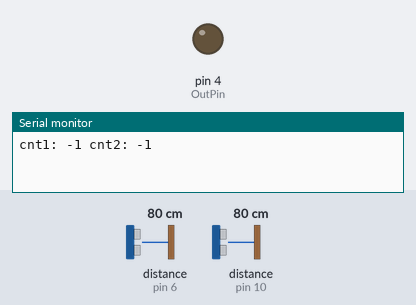
The sketch below on a simulated Arduino Uno, built with avr-gcc and run on an emulated ATmega328P. Shown: output pins drawn as LEDs (lit = HIGH), the last lines printed to the serial monitor. Wiring (inferred from the names in the program): 2 × ultrasonic range finder: trigger pin 5, echo pin 6 / trigger pin 9, echo pin 10. The test bench sets the inputs (shaded band); at power-on: distance to the obstacle (sensors on pin 6, pin 10) 80 cm. The echo pulse lasts 58.3 µs per cm; pins used as bus, display or sensor lines are not drawn.

Above: at 1.8 s.
1.9 s: distance to the obstacle (sensor on pin 6) set to 18 cm
5.5 s: distance to the obstacle (sensor on pin 6) set to 14 cm
8.0 s: distance to the obstacle (sensor on pin 6) set to 6 cm
At 11.8 s:
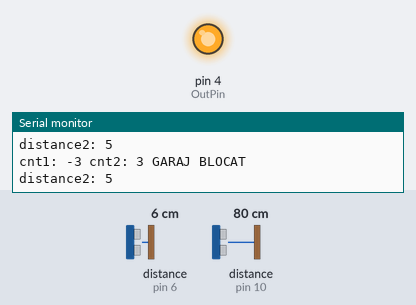
12.1 s: distance to the obstacle (sensor on pin 6) set to 3 cm
At 18.8 s:
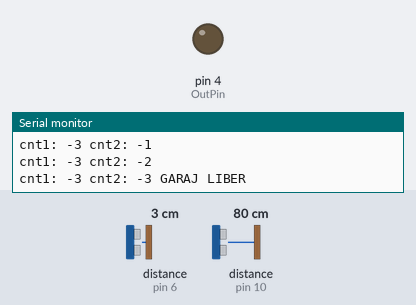
Timing chart, 0 to 19.6 s (numbered marks = the images above; inputs shaded):
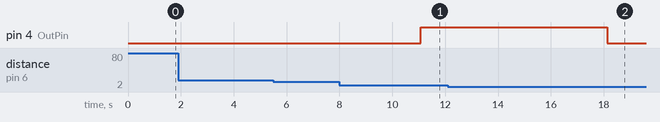

The sketch:

UNO_2SRH_v03.ino
```cpp
// Ultrasonic Sensor HC-SR04

// Define pins numbers
const int trigPin1 = 9;
const int echoPin1 = 10;

const int trigPin2 = 5;
const int echoPin2 = 6;

const int OutPin = 4; // Input for ESP

// Define variables
long duration1, duration2;
int distance1, distance2;

int cnt1 = 0, cnt2 = 0;
int lim_cnt = 3;

void setup() {
  pinMode(trigPin1, OUTPUT); // Sets the trigPin1 as an Output
  pinMode(echoPin1, INPUT); // Sets the echoPin1 as an Input

  pinMode(trigPin2, OUTPUT); // Sets the trigPin1 as an Output
  pinMode(echoPin2, INPUT); // Sets the echoPin1 as an Input

  pinMode(OutPin, OUTPUT); // Sets the trigPin1 as an Output
  digitalWrite(OutPin, LOW);

  Serial.begin(115200); // Starts the serial communication
}

void loop() {

  Serial.println();

  // Clears the trigPin1
  digitalWrite(trigPin1, LOW);
  delayMicroseconds(2);

  // Sets the trigPin1 on HIGH state for 10 microseconds
  digitalWrite(trigPin1, HIGH);
  delayMicroseconds(10);
  digitalWrite(trigPin1, LOW);

  // Reads the echoPin1, returns the sound wave travel time in microseconds
  duration1 = pulseIn(echoPin1, HIGH, 500000);

  // Calculating the distance2
  distance1 = duration1 * 0.034 / 2;

  // If the object is not too close or too far
  if (distance1 != 0 and distance1 > 3 and distance1 < 16) {
    // Prints the distance1 on the Serial Monitor
    Serial.print("distance1: ");
    Serial.println(distance1);

    // Increment contor when the sensor detects something
    if (cnt1 < lim_cnt) cnt1++;
  } else {
    // Decrement contor when the sensor is free
    if (cnt1 > -1 * lim_cnt) cnt1--;
  }
  delay(500);

  // Clears the trigPin2
  digitalWrite(trigPin2, LOW);
  delayMicroseconds(2);

  // Sets the trigPin2 on HIGH state for 10 micro seconds
  digitalWrite(trigPin2, HIGH);
  delayMicroseconds(10);
  digitalWrite(trigPin2, LOW);

  // Reads the echoPin2, returns the sound wave travel time in microseconds
  duration2 = pulseIn(echoPin2, HIGH, 500000);//[us]

  // Calculating the distance2
  distance2 = duration2 * 0.034 / 2;

  // If the object is not too close or too far
  if (distance2 != 0 and distance2 > 3 and distance2 < 16) {

    // Prints the distance2 on the Serial Monitor
    Serial.print("distance2: ");
    Serial.println(distance2);

    // Increment contor when the sensor detects something
    if (cnt2 < lim_cnt) cnt2++;
  } else {
    // Decrement contor when the sensor is free
    if (cnt2 > -1 * lim_cnt) cnt2--;
  }
  delay(500);

  Serial.print("cnt1: ");
  Serial.print(cnt1);
  Serial.print(" ");
  Serial.print("cnt2: ");
  Serial.print(cnt2);
  Serial.print(" ");

  // If one or both sensors detect something in the interested area => locked garage
  if (cnt1 == lim_cnt or cnt2 == lim_cnt) {
    // Send signal to ESP
    digitalWrite(OutPin, HIGH);
    Serial.println("GARAJ BLOCAT");
  } // If both sesnors are free => free garage
  else if (cnt1 == -1 * lim_cnt and cnt2 == -1 * lim_cnt) {
    // Send signal to ESP
    digitalWrite(OutPin, LOW);
    Serial.println("GARAJ LIBER");
  }

}
```

Measured:
- the behaviour switches between 5 and 4 cm on distance to the obstacle (sensor on pin 6) (found by bisection; images 1 and 2)
- after the input at 12.1 s, pin 4 (OutPin): HIGH → LOW after 6.0 s
